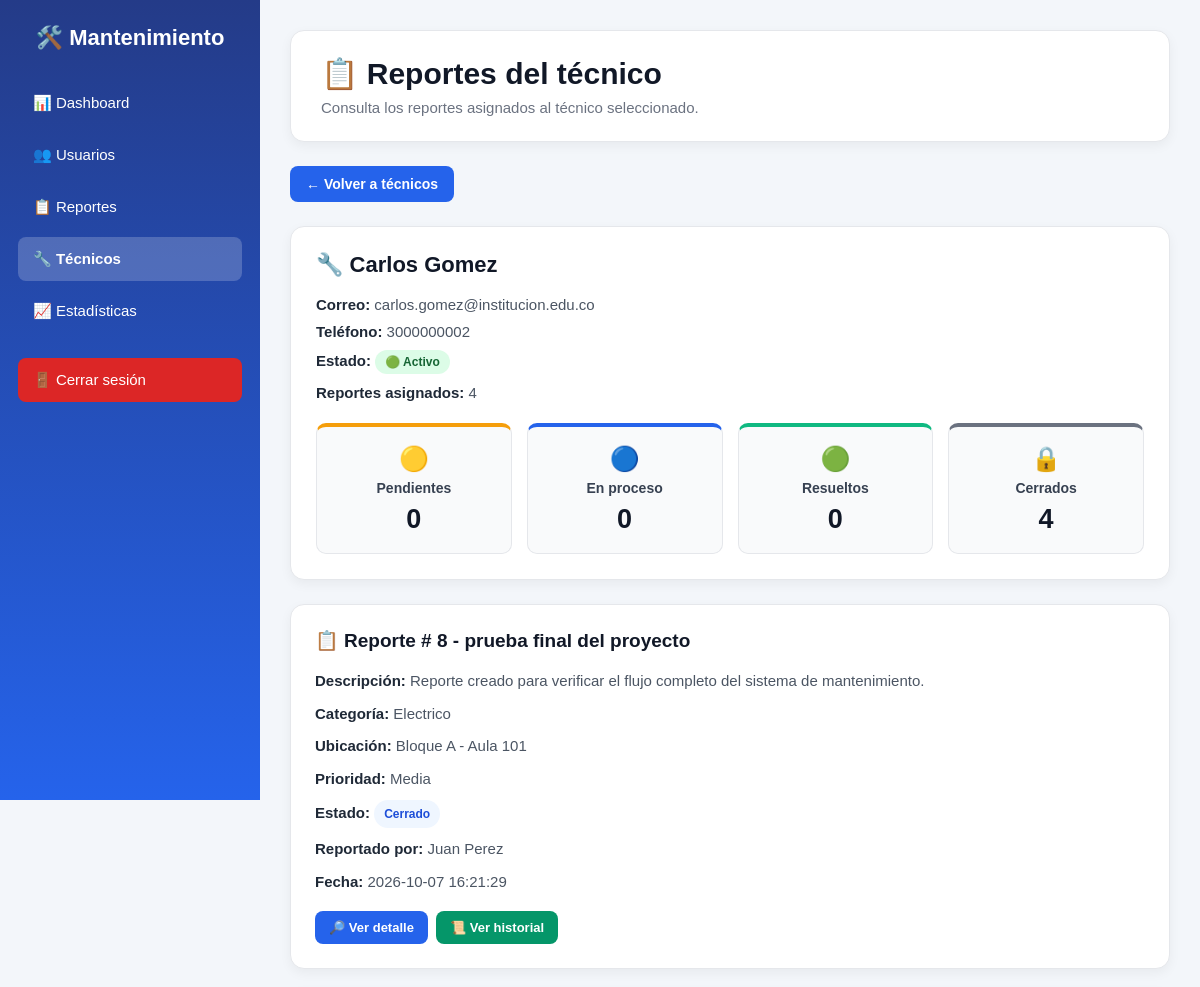
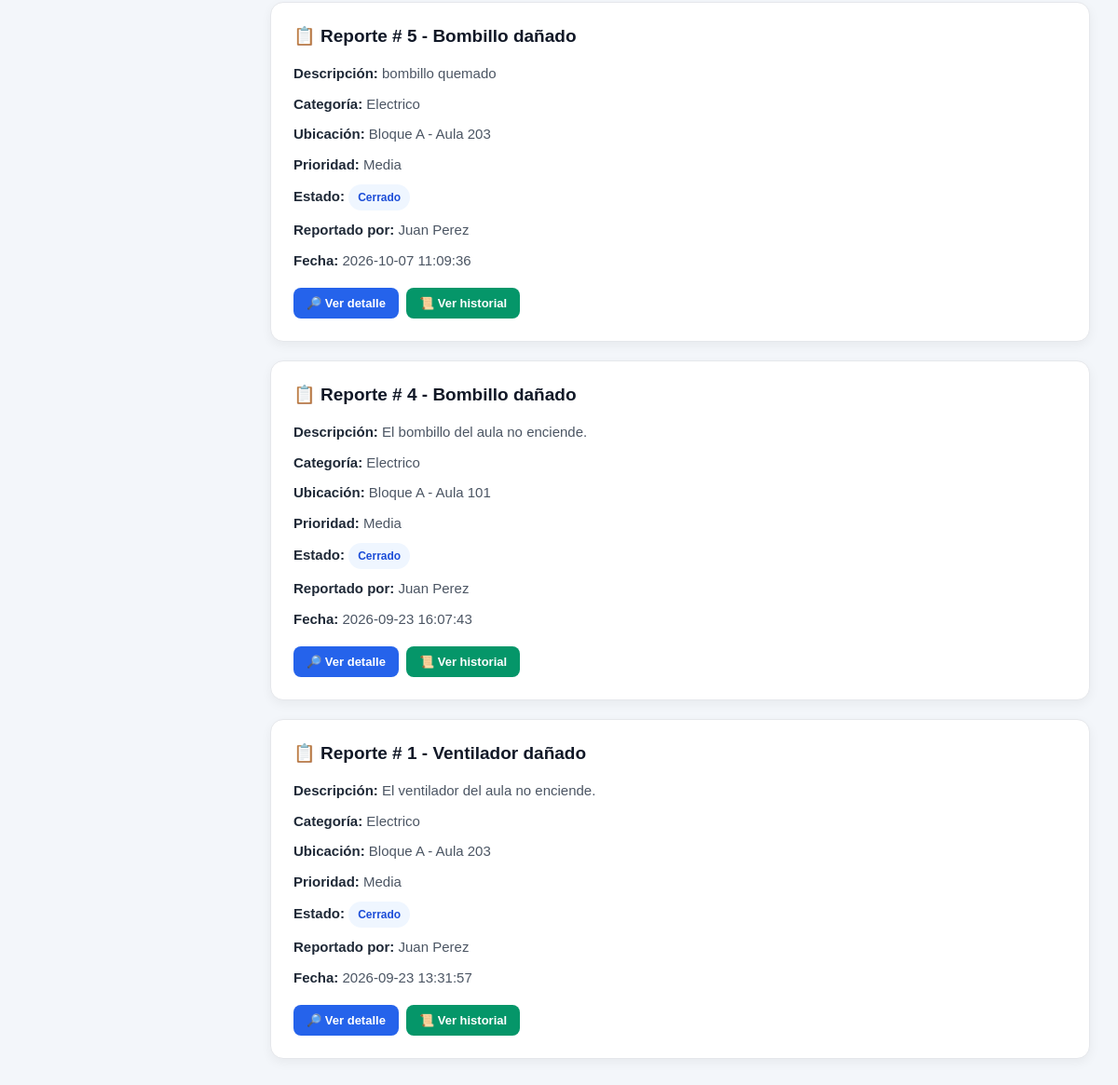
Screenshot of /frontend/dashboard/reportes_tecnico_admin.php?id=3 (signed in) with the database file from the repository (2 pictures, top to bottom).
### tables this page shows
CREATE TABLE `usuarios` (
  `id_usuario` int NOT NULL AUTO_INCREMENT,
  `nombre` varchar(100) NOT NULL,
  `apellido` varchar(100) NOT NULL,
  `correo` varchar(150) NOT NULL,
  `password` varchar(255) NOT NULL,
  `telefono` varchar(20) DEFAULT NULL,
  `id_rol` int NOT NULL,
  `estado` tinyint(1) NOT NULL DEFAULT '1',
  `fecha_registro` datetime NOT NULL DEFAULT CURRENT_TIMESTAMP,
  PRIMARY KEY (`id_usuario`),
  UNIQUE KEY `correo` (`correo`),
  KEY `fk_usuario_rol` (`id_rol`),
  CONSTRAINT `fk_usuario_rol` FOREIGN KEY (`id_rol`) REFERENCES `roles` (`id_rol`) ON DELETE RESTRICT ON UPDATE CASCADE
);

CREATE TABLE `reportes` (
  `id_reporte` int NOT NULL AUTO_INCREMENT,
  `titulo` varchar(150) NOT NULL,
  `descripcion` text NOT NULL,
  `fecha_reporte` datetime NOT NULL DEFAULT CURRENT_TIMESTAMP,
  `id_usuario` int NOT NULL,
  `id_categoria` int NOT NULL,
  `id_ubicacion` int NOT NULL,
  `id_prioridad` int NOT NULL,
  `id_estado` int NOT NULL,
  PRIMARY KEY (`id_reporte`),
  KEY `fk_reporte_usuario` (`id_usuario`),
  KEY `fk_reporte_categoria` (`id_categoria`),
  KEY `fk_reporte_ubicacion` (`id_ubicacion`),
  KEY `fk_reporte_prioridad` (`id_prioridad`),
  KEY `fk_reporte_estado` (`id_estado`),
  CONSTRAINT `fk_reporte_categoria` FOREIGN KEY (`id_categoria`) REFERENCES `categorias` (`id_categoria`) ON DELETE RESTRICT ON UPDATE CASCADE,
  CONSTRAINT `fk_reporte_estado` FOREIGN KEY (`id_estado`) REFERENCES `estados` (`id_estado`) ON DELETE RESTRICT ON UPDATE CASCADE,
  CONSTRAINT `fk_reporte_prioridad` FOREIGN KEY (`id_prioridad`) REFERENCES `prioridades` (`id_prioridad`) ON DELETE RESTRICT ON UPDATE CASCADE,
  CONSTRAINT `fk_reporte_ubicacion` FOREIGN KEY (`id_ubicacion`) REFERENCES `ubicaciones` (`id_ubicacion`) ON DELETE RESTRICT ON UPDATE CASCADE,
  CONSTRAINT `fk_reporte_usuario` FOREIGN KEY (`id_usuario`) REFERENCES `usuarios` (`id_usuario`) ON DELETE RESTRICT ON UPDATE CASCADE
);

CREATE TABLE `categorias` (
  `id_categoria` int NOT NULL AUTO_INCREMENT,
  `nombre` varchar(100) NOT NULL,
  `descripcion` varchar(255) DEFAULT NULL,
  `estado` tinyint(1) NOT NULL DEFAULT '1',
  PRIMARY KEY (`id_categoria`),
  UNIQUE KEY `nombre` (`nombre`)
);

CREATE TABLE `ubicaciones` (
  `id_ubicacion` int NOT NULL AUTO_INCREMENT,
  `bloque` varchar(100) NOT NULL,
  `espacio` varchar(100) NOT NULL,
  `descripcion` varchar(255) DEFAULT NULL,
  `estado` tinyint(1) NOT NULL DEFAULT '1',
  PRIMARY KEY (`id_ubicacion`)
);

CREATE TABLE `prioridades` (
  `id_prioridad` int NOT NULL AUTO_INCREMENT,
  `nombre` varchar(50) NOT NULL,
  `descripcion` varchar(255) DEFAULT NULL,
  PRIMARY KEY (`id_prioridad`),
  UNIQUE KEY `nombre` (`nombre`)
);

CREATE TABLE `estados` (
  `id_estado` int NOT NULL AUTO_INCREMENT,
  `nombre` varchar(50) NOT NULL,
  `descripcion` varchar(255) DEFAULT NULL,
  PRIMARY KEY (`id_estado`),
  UNIQUE KEY `nombre` (`nombre`)
);

### frontend/dashboard/reportes_tecnico_admin.php (the view, shortened to what this page needs)
<?php
$database = new Database();
$db = $database->conectar();
$id_tecnico = intval($_GET["id"]);
$sql_tecnico = "
    SELECT
        id_usuario,
        nombre,
        apellido,
        correo,
        telefono,
        estado
    FROM usuarios
    WHERE id_usuario = :id_tecnico
    AND id_rol = 3
";
$stmt_tecnico = $db->prepare($sql_tecnico);
$stmt_tecnico->bindParam(
    ":id_tecnico",
    $id_tecnico,
    PDO::PARAM_INT
);
$stmt_tecnico->execute();
$tecnico = $stmt_tecnico->fetch(PDO::FETCH_ASSOC);
$sql_reportes = "
    SELECT
        r.id_reporte,
        r.titulo,
        r.descripcion,
        r.fecha_reporte,
        c.nombre AS categoria,
        u.bloque,
        u.espacio,
        p.nombre AS prioridad,
        e.nombre AS estado,
        CONCAT(
            usr.nombre,
            ' ',
            usr.apellido
        ) AS reportante
    FROM asignaciones a
    INNER JOIN reportes r
        ON a.id_reporte = r.id_reporte
    INNER JOIN categorias c
        ON r.id_categoria = c.id_categoria
    INNER JOIN ubicaciones u
        ON r.id_ubicacion = u.id_ubicacion
    INNER JOIN prioridades p
        ON r.id_prioridad = p.id_prioridad
    INNER JOIN estados e
        ON r.id_estado = e.id_estado
    INNER JOIN usuarios usr
        ON r.id_usuario = usr.id_usuario
    WHERE a.id_tecnico = :id_tecnico
    AND a.activa = 1
    ORDER BY r.fecha_reporte DESC
";
$stmt_reportes = $db->prepare($sql_reportes);
$stmt_reportes->bindParam(
    ":id_tecnico",
    $id_tecnico,
    PDO::PARAM_INT
);
$stmt_reportes->execute();
$reportes = $stmt_reportes->fetchAll(PDO::FETCH_ASSOC);
$sql_estados = "
    SELECT
        e.id_estado,
        e.nombre,
        COUNT(r.id_reporte) AS cantidad
    FROM estados e
    LEFT JOIN reportes r
        ON r.id_estado = e.id_estado
    LEFT JOIN asignaciones a
        ON a.id_reporte = r.id_reporte
        AND a.id_tecnico = :id_tecnico
        AND a.activa = 1
    WHERE a.id_asignacion IS NOT NULL
    GROUP BY
        e.id_estado,
        e.nombre
    ORDER BY
        e.id_estado
";
$stmt_estados = $db->prepare($sql_estados);
$stmt_estados->bindParam(
    ":id_tecnico",
    $id_tecnico,
    PDO::PARAM_INT
);
$stmt_estados->execute();
$estados_tecnico = $stmt_estados->fetchAll(PDO::FETCH_ASSOC);
$pendientes = 0;
$en_proceso = 0;
$resueltos = 0;
$cerrados = 0;
foreach ($estados_tecnico as $estado) {
    if ($estado["id_estado"] == 1) {
        $pendientes = $estado["cantidad"];
    }
    elseif ($estado["id_estado"] == 4) {
        $en_proceso = $estado["cantidad"];
    }
    elseif ($estado["id_estado"] == 5) {
        $resueltos = $estado["cantidad"];
    }
    elseif ($estado["id_estado"] == 6) {
        $cerrados = $estado["cantidad"];
    }
}
?>
<!DOCTYPE html>
<html lang="es">
<head>
</head>
<body>
<div class="contenedor">
    <aside class="menu">
        <h2>🛠️ Mantenimiento</h2>
        <ul>
            <li>
                <a href="administrador.php">
                    📊 Dashboard
                </a>
            </li>
            <li>
                <a href="usuarios.php">
                    👥 Usuarios
                </a>
            </li>
            <li>
                <a href="reportes_admin.php">
                    📋 Reportes
                </a>
            </li>
            <li>
                <a
                    href="tecnicos.php"
                    class="activo"
                >
                    🔧 Técnicos
                </a>
            </li>
            <li>
                <a href="estadisticas.php">
                    📈 Estadísticas
                </a>
            </li>
            <li>
                <a
                    href="../../backend/auth/logout.php"
                    class="cerrar"
                >
                    🚪 Cerrar sesión
                </a>
            </li>
        </ul>
    </aside>
    <main class="contenido">
        <div class="encabezado">
            <h1>
                📋 Reportes del técnico
            </h1>
            <p>
                Consulta los reportes asignados al técnico seleccionado.
            </p>
        </div>
        <a
            href="tecnicos.php"
            class="boton-volver"
        >
            ← Volver a técnicos
        </a>
        <div class="informacion-tecnico">
            <h2>
                🔧
                <?php
                echo htmlspecialchars(
                    $tecnico["nombre"]
                    . " "
                    . $tecnico["apellido"]
                );
                ?>
            </h2>
            <p class="dato">
                <strong>
                    Correo:
                </strong>
                <?php
                echo htmlspecialchars(
                    $tecnico["correo"]
                );
                ?>
            </p>
            <p class="dato">
                <strong>
                    Teléfono:
                </strong>
                <?php
                echo htmlspecialchars(
                    $tecnico["telefono"] ?? "No registrado"
                );
                ?>
            </p>
            <p class="dato">
                <strong>
                    Estado:
                </strong>
                <?php if ($tecnico["estado"] == 1): ?>
                    <span class="estado-tecnico estado-activo">
                        🟢 Activo
                    </span>
                <?php else: ?>
                    <span class="estado-tecnico estado-inactivo">
                        🔴 Inactivo
                    </span>
                <?php endif; ?>
            </p>
            <p class="dato">
                <strong>
                    Reportes asignados:
                </strong>
                <?php
                echo count($reportes);
                ?>
            </p>
            <div class="resumen-estados">
                <div class="tarjeta-estado estado-pendiente">
                    <span class="icono">
                        🟡
                    </span>
                    <h3>
                        Pendientes
                    </h3>
                    <p>
                        <?php echo $pendientes; ?>
                    </p>
                </div>
                <div class="tarjeta-estado estado-proceso">
                    <span class="icono">
                        🔵
                    </span>
                    <h3>
                        En proceso
                    </h3>
                    <p>
                        <?php echo $en_proceso; ?>
                    </p>
                </div>
                <div class="tarjeta-estado estado-resuelto">
                    <span class="icono">
                        🟢
                    </span>
                    <h3>
                        Resueltos
                    </h3>
                    <p>
                        <?php echo $resueltos; ?>
                    </p>
                </div>
                <div class="tarjeta-estado estado-cerrado">
                    <span class="icono">
                        🔒
                    </span>
                    <h3>
                        Cerrados
                    </h3>
                    <p>
                        <?php echo $cerrados; ?>
                    </p>
                </div>
            </div>
        </div>
        <?php if (count($reportes) > 0): ?>
            <?php foreach ($reportes as $reporte): ?>
                <div class="tarjeta-reporte">
                    <h3>
                        📋 Reporte #
                        <?php
                        echo $reporte["id_reporte"];
                        ?>
                        -
                        <?php
                        echo htmlspecialchars(
                            $reporte["titulo"]
                        );
                        ?>
                    </h3>
                    <p class="dato">
                        <strong>
                            Descripción:
                        </strong>
                        <?php
                        echo htmlspecialchars(
                            $reporte["descripcion"]
                        );
                        ?>
                    </p>
                    <p class="dato">
                        <strong>
                            Categoría:
                        </strong>
                        <?php
                        echo htmlspecialchars(
                            $reporte["categoria"]
                        );
                        ?>
                    </p>
                    <p class="dato">
                        <strong>
                            Ubicación:
                        </strong>
                        <?php
                        echo htmlspecialchars(
                            $reporte["bloque"]
                            . " - "
                            . $reporte["espacio"]
                        );
                        ?>
                    </p>
                    <p class="dato">
                        <strong>
                            Prioridad:
                        </strong>
                        <?php
                        echo htmlspecialchars(
                            $reporte["prioridad"]
                        );
                        ?>
                    </p>
                    <p class="dato">
                        <strong>
                            Estado:
                        </strong>
                        <span class="estado-reporte">
                            <?php
                            echo htmlspecialchars(
                                $reporte["estado"]
                            );
                            ?>
                        </span>
                    </p>
                    <p class="dato">
                        <strong>
                            Reportado por:
                        </strong>
                        <?php
                        echo htmlspecialchars(
                            $reporte["reportante"]
                        );
                        ?>
                    </p>
                    <p class="dato">
                        <strong>
                            Fecha:
                        </strong>
                        <?php
                        echo htmlspecialchars(
                            $reporte["fecha_reporte"]
                        );
                        ?>
                    </p>
                    <div class="acciones">
                        <a
                            class="boton-detalle"
                            href="detalle_reporte.php?id=<?php echo $reporte["id_reporte"]; ?>"
                        >
                            🔎 Ver detalle
                        </a>
                        <a
                            class="boton-historial"
                            href="historial_reporte_admin.php?id=<?php echo $reporte["id_reporte"]; ?>&tecnico=<?php echo $id_tecnico; ?>"
                        >
                            📜 Ver historial
                        </a>
                    </div>
                </div>
            <?php endforeach; ?>
        <?php endif; ?>
    </main>
</div>
</body>
</html>

### rows the page displays
usuarios: nombre+apellido "Carlos Gomez", correo "carlos.gomez@institucion.edu.co", telefono "3000000002"
reportes: id_reporte "8", titulo "prueba final del proyecto", descripcion "Reporte creado para verificar el flujo completo del sistema de mantenimiento.", id_categoria.nombre "Electrico", id_ubicacion.espacio "Bloque A - Aula 101", id_prioridad.nombre "Media", id_estado.nombre "Cerrado", reportante "Juan Perez", fecha_reporte "2026-10-07 16:21:29"
reportes: id_reporte "5", titulo "Bombillo dañado", descripcion "bombillo quemado", id_categoria.nombre "Electrico", id_ubicacion.espacio "Bloque A - Aula 203", id_prioridad.nombre "Media", id_estado.nombre "Cerrado", reportante "Juan Perez", fecha_reporte "2026-10-07 11:09:36"
reportes: id_reporte "4", titulo "Bombillo dañado", descripcion "El bombillo del aula no enciende.", id_categoria.nombre "Electrico", id_ubicacion.espacio "Bloque A - Aula 101", id_prioridad.nombre "Media", id_estado.nombre "Cerrado", reportante "Juan Perez", fecha_reporte "2026-09-23 16:07:43"
reportes: id_reporte "1", titulo "Ventilador dañado", descripcion "El ventilador del aula no enciende.", id_categoria.nombre "Electrico", id_ubicacion.espacio "Bloque A - Aula 203", id_prioridad.nombre "Media", id_estado.nombre "Cerrado", reportante "Juan Perez", fecha_reporte "2026-09-23 13:31:57"

### other values shown
count($reportes) "4"
$pendientes "0"
$en_proceso "0"
$resueltos "0"
$cerrados "4"
